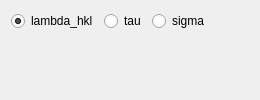
                      <widget class="QWidget" name="tab_11">
                       <attribute name="title">
                        <string>Graph</string>
                       </attribute>
                       <layout class="QVBoxLayout" name="verticalLayout_20">
                        <item>
                         <layout class="QHBoxLayout" name="horizontalLayout_17">
                          <item>
                           <widget class="QRadioButton" name="kropff_lda_hkl_radioButton">
                            <property name="text">
                             <string>lambda_hkl</string>
                            </property>
                            <property name="checked">
                             <bool>true</bool>
                            </property>
                           </widget>
                          </item>
                          <item>
                           <widget class="QRadioButton" name="kropff_tau_radioButton">
                            <property name="text">
                             <string>tau</string>
                            </property>
                           </widget>
                          </item>
                          <item>
                           <widget class="QRadioButton" name="kropff_sigma_radioButton">
                            <property name="text">
                             <string>sigma</string>
                            </property>
                           </widget>
                          </item>
                          <item>
                           <spacer name="horizontalSpacer_17">
                            <property name="orientation">
                             <enum>Qt::Horizontal</enum>
                            </property>
                            <property name="sizeHint" stdset="0">
                             <size>
                              <width>40</width>
                              <height>20</height>
                             </size>
                            </property>
                           </spacer>
                          </item>
                         </layout>
                        </item>
                        <item>
                         <widget class="QWidget" name="bragg_peak_widget" native="true">
                          <property name="sizePolicy">
                           <sizepolicy hsizetype="Preferred" vsizetype="Expanding">
                            <horstretch>0</horstretch>
                            <verstretch>0</verstretch>
                           </sizepolicy>
                          </property>
                         </widget>
                        </item>
                       </layout>
                      </widget>
